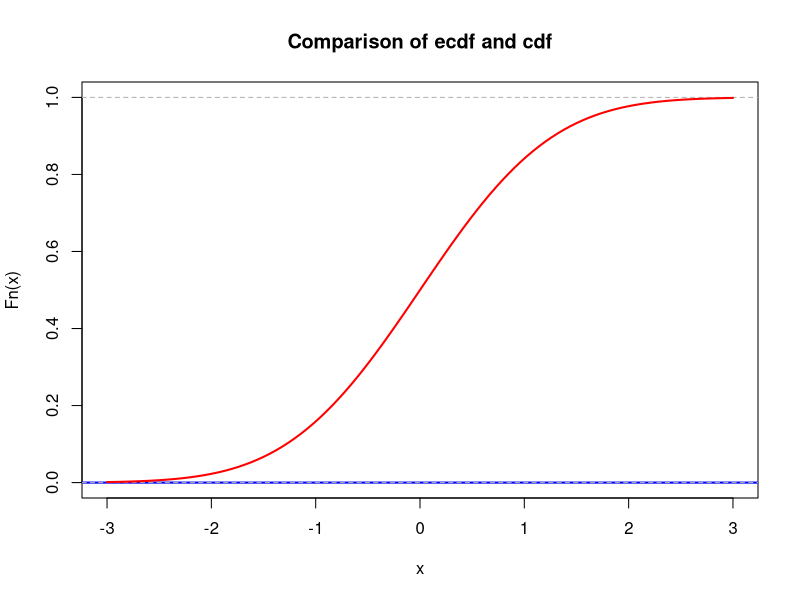
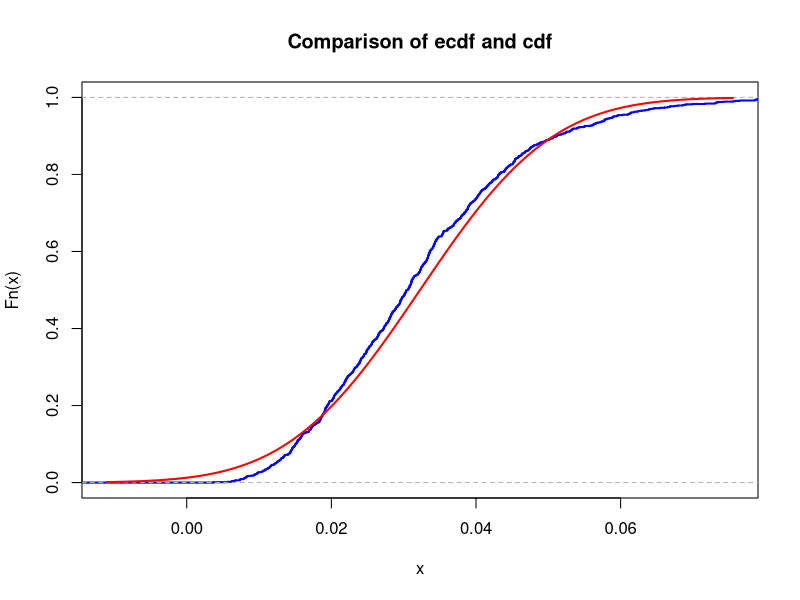
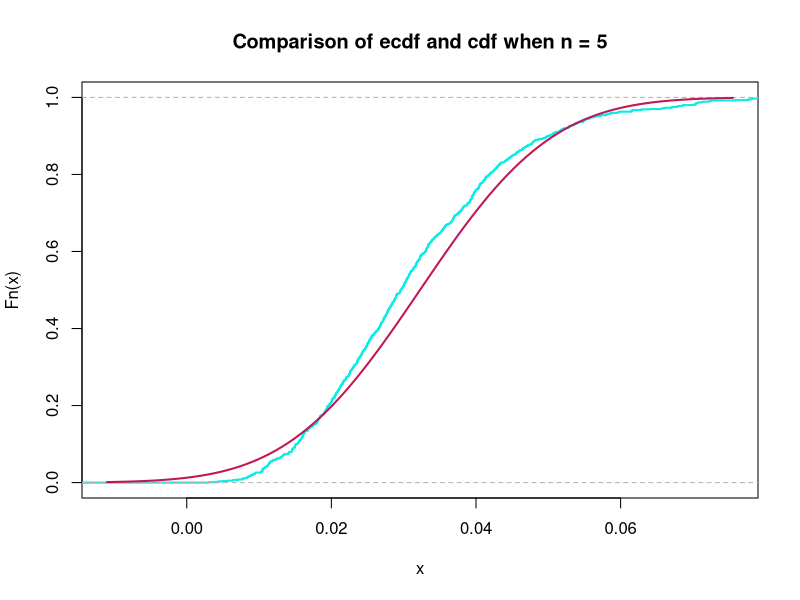
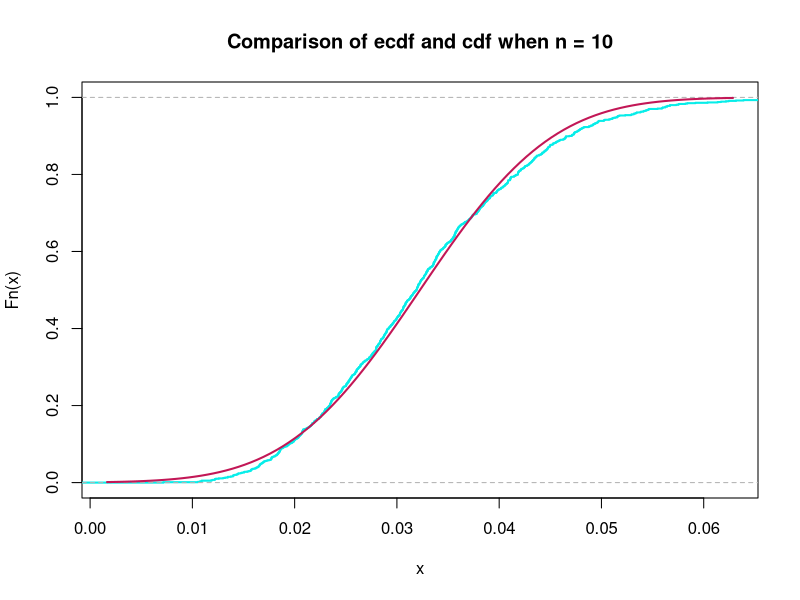
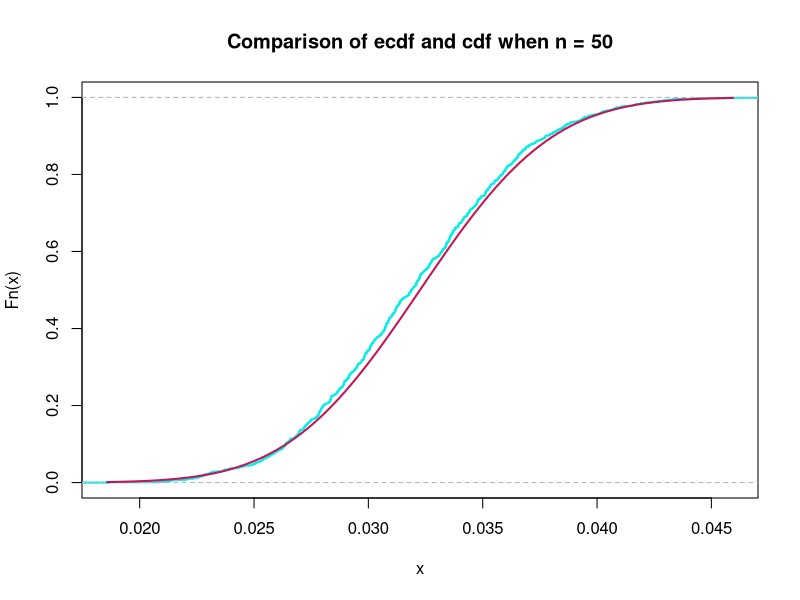
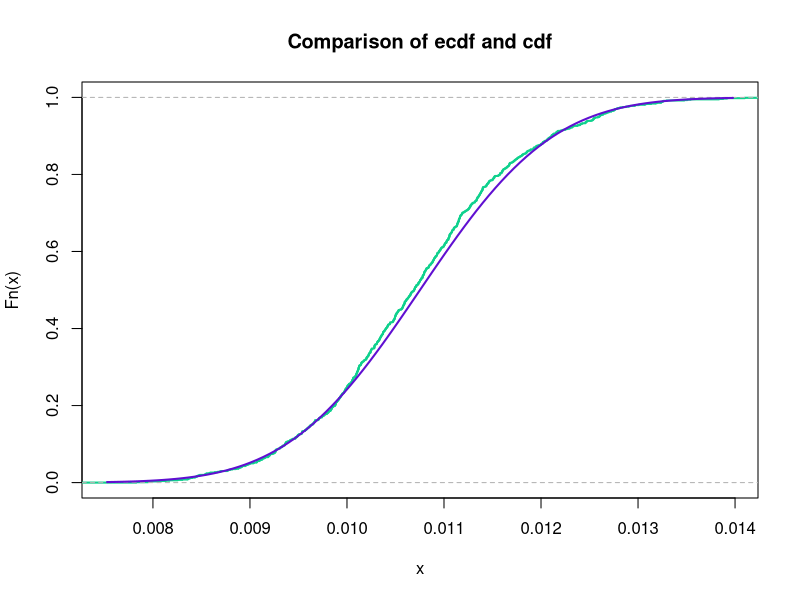

Write R code to recreate these figures, in order.
## ---- chunk 1
# your team id number 
                          ###
id <- 50                  ### Change to the correct id!
                          ###
set.seed(id)
p <- id/100
# matrices G and H
G <- matrix(c(1, 1, 1, 0, 0, 0, 0,
		1, 0, 0, 1, 1, 0, 0,
		0, 1, 0, 1, 0, 1, 0,
		1, 1, 0, 1, 0, 0, 1), nrow = 4, byrow = TRUE)
H <- t(matrix(c(1, 0, 1, 0, 1, 0, 1,
		0, 1, 1, 0, 0, 1, 1,
		0, 0, 0, 1, 1, 1, 1), nrow = 3, byrow = TRUE))
# cat("The matrix G is: \n") 
#G  
#cat("The matrix H is: \n") 
#H
#cat("The product GH must be zero: \n")
#(G%*%H) %%2
## ---- chunk 2
# generate N messages

message_generator <- function(N) {
  matrix(sample(c(0,1), 4*N, replace = TRUE), nrow = N)
}  
messages <- message_generator(100)
codewords <- (messages %*% G) %% 2
## ---- chunk 3
#  errors <- ...
#  received <-   
## ---- chunk 4
lambda <- 1  # change this!
N <- 100     # change this!
mu <- N * lambda
K <- 1e3
n <- 5
sample_means <- colMeans(matrix(rpois(n*K, lambda = mu), nrow=n))
## ---- chunk 5
mu <- 0       # change this!
sigma <- 1    # change this!
## ---- chunk 6
xlims <- c(mu-3*sigma,mu+3*sigma)
Fs <- ecdf(sample_means)
plot(Fs, 
     xlim = xlims, 
     ylim = c(0,1),
     col = "blue",
     lwd = 2,
     main = "Comparison of ecdf and cdf")
curve(pnorm(x, mean = mu, sd = sigma), col = "red", lwd = 2, add = TRUE)
## ---- chunk 7
nu1 <- 31 #10 + teamnumberid
K <- 1e3
n <- 5
### generate exponential distribution
sample_means <- colMeans(matrix(rexp(n*K, rate = nu1), nrow=n))
## ---- chunk 8
### N(mu, sigma^2)
mu <- 1 / nu1
sigma <- 1 / nu1 / sqrt(n)
## ---- chunk 9
xlims <- c(mu-3*sigma, mu+3*sigma)
  Fs <- ecdf(sample_means)
  plot(Fs,
       xlim = xlims,
       col = "blue",
       lwd = 2,
       main = "Comparison of ecdf and cdf")
  curve(pnorm(x, mean = mu, sd = sigma), col = "red", lwd = 2, add = TRUE)
  
## ---- chunk 10
X <- seq(min(sample_means), max(sample_means), by=.01)
cdf_difference <- max(abs(ecdf(sample_means)(X)-pnorm(X, mean = mu, sd = sigma)))
print(cdf_difference)
## ---- chunk 11
proximity_visualization <- function(n){
  nu1 <- 31
  K <- 1e3
  number = paste("Comparison of ecdf and cdf when n = ", n, sep='')
  mu <- 1 / nu1
  sigma <- 1 / nu1 / sqrt(n)
  sample_means <- colMeans(matrix(rexp(n*K, rate = nu1), nrow=n))
  xlims <- c(mu-3*sigma, mu+3*sigma)
  Fs <- ecdf(sample_means)
  plot(Fs,
       xlim = xlims,
       col = "#07ede9",
       lwd = 2,
       main = number)
  curve(pnorm(x, mean = mu, sd = sigma), col = "#c21756", lwd = 2, add = TRUE)
}
proximity_visualization(5)
proximity_visualization(10)
proximity_visualization(50)
## ---- chunk 12
maximal_difference <- function(n){
  nu1 <- 31
  K <- 1e3
  mu <- 1 / nu1
  sigma <- 1 / nu1 / sqrt(n)
  sample_means <- colMeans(matrix(rexp(n*K, rate = nu1), nrow=n))
   X <- seq(min(sample_means), max(sample_means), by=.01)
  cdf_difference <- max(abs(ecdf(sample_means)(X)-pnorm(X, mean = mu, sd = sigma)))
  print(cdf_difference)
}
maximal_difference(5)
maximal_difference(10)
maximal_difference(50)
## ---- chunk 13
probabillity_estimation <- function(n){
  nu1 <- 31
  K <- 1e3
  mu <- 1 / nu1
  sigma <- 1 / nu1 / sqrt(n)
  predicted_N = 3
  sample_means <- colMeans(matrix(rexp(n*K, rate = nu1 * predicted_N), nrow=n))
  mu <- 1 / (nu1 * predicted_N)
  sigma <- 1 / (nu1 * predicted_N) / sqrt(n)
  xlims <- c(mu - 3 * sigma, mu + 3 * sigma)
  Fs <- ecdf(sample_means)
  plot(Fs,
       xlim = xlims,
       col = "#0fd18d",
       lwd = 2,
       main = "Comparison of ecdf and cdf")
  curve(pnorm(x, mean = mu, sd = sigma), col = "#600fd1", lwd = 2, add = TRUE)

  times_of_clicks <- rep(0, K)
  for (time in 1:K) {
    times_of_clicks[time] <- sum(rexp(100, rate = nu1 * predicted_N))
  }
  print(times_of_clicks)
  probability_value <- length(times_of_clicks[times_of_clicks > 1]) / length(times_of_clicks)
}
print(probabillity_estimation(100))
